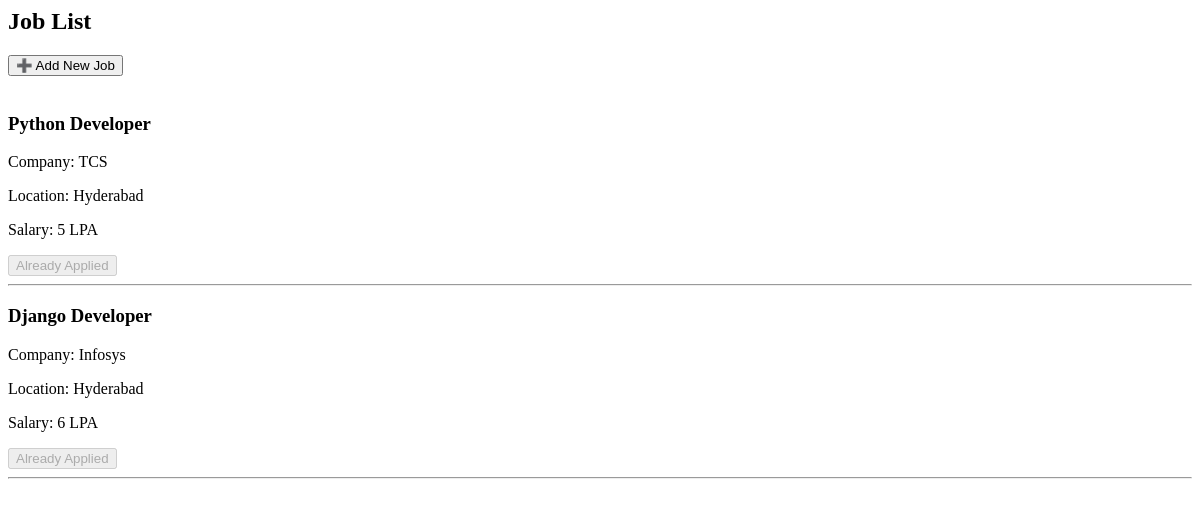
The page /jobs/jobs/ (signed in) on the database as committed earlier.
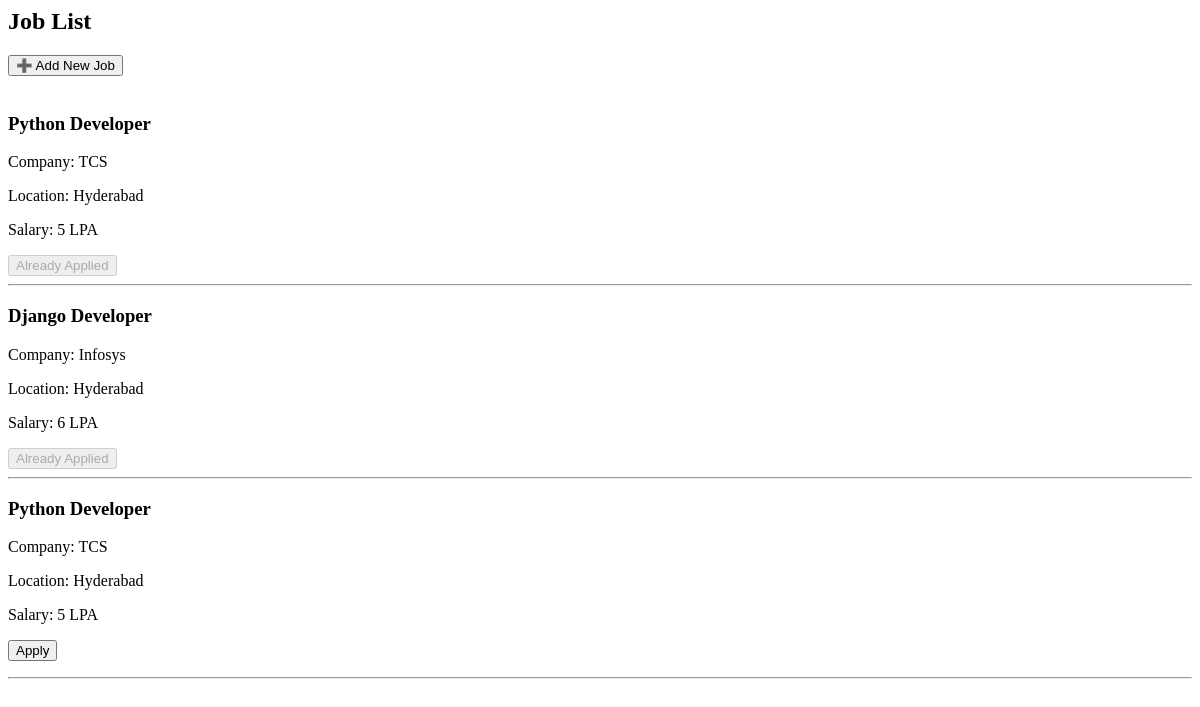
The same page on the database as committed later.
### jobs/models.py (models this page shows, shortened)
class Job(models.Model):
    title = models.CharField(max_length=100)
    company = models.CharField(max_length=100)
    location = models.CharField(max_length=100)
    salary = models.CharField(max_length=50)
    description = models.TextField()

### jobs/views.py (the view)
# urls.py: path('jobs/', views.job_list, name='job_list'),
@login_required
def job_list(request):
    jobs = Job.objects.all()
    applied_jobs = JobApplication.objects.filter(
        user=request.user
    ).values_list('job_id', flat=True)
    return render(request, 'jobs/job_list.html', {
        'jobs': jobs,
        'applied_jobs': applied_jobs
    })

### templates/jobs/job_list.html (shortened to what this page needs)
<h2>Job List</h2>
<a href="{% url 'add_job' %}">
    <button>➕ Add New Job</button>
</a>
{% for job in jobs %}
    <h3>{{ job.title }}</h3>
    <p>Company: {{ job.company }}</p>
    <p>Location: {{ job.location }}</p>
    <p>Salary: {{ job.salary }}</p>
    {% if job.id in applied_jobs %}
        <button disabled>Already Applied</button>
    {% else %}
        <form action="{% url 'apply_job' job.id %}" method="POST">
            <button type="submit">Apply</button>
        </form>
    {% endif %}
    <hr>
{% empty %}
    <p>No jobs available</p>
{% endfor %}

Rows that differ between the two databases and show on the page:
added Job: title "Python Developer", company "TCS", location "Hyderabad", salary "5 LPA", shows "Apply"
